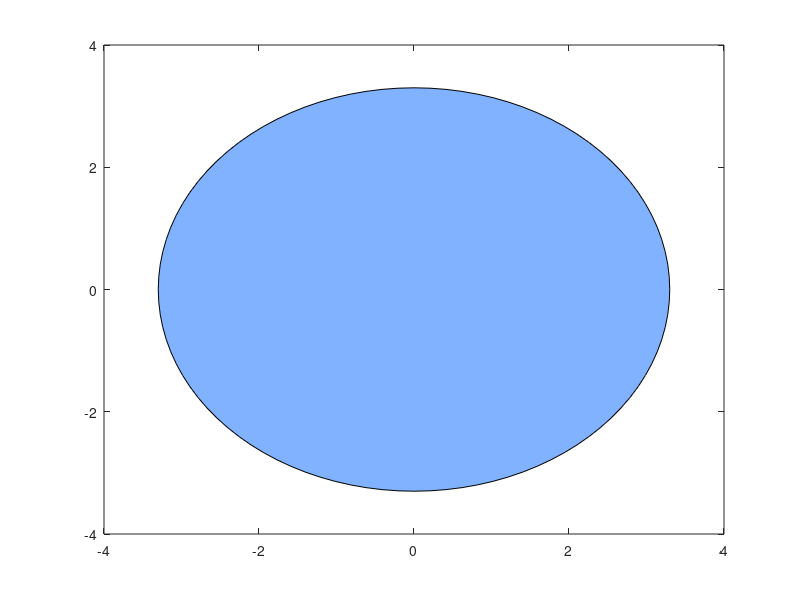

MATLAB code to generate this figure: (Note: this script raises an error after producing the figure.)
function p = plot_tank()
%%plot_tank() Plot the Hydrolab tesk tank.
r = 3.3;    %tank radius in meters
theta = 0:pi/50:2*pi;
x_circle = r * cos(theta);
y_circle = r * sin(theta);
light_blue = [.5, .7, 1];
p = fill(x_circle, y_circle, light_blue);
p.LineWidth = 2;
p.FaceAlpha = 0.4;
axis equal
grid on;
end